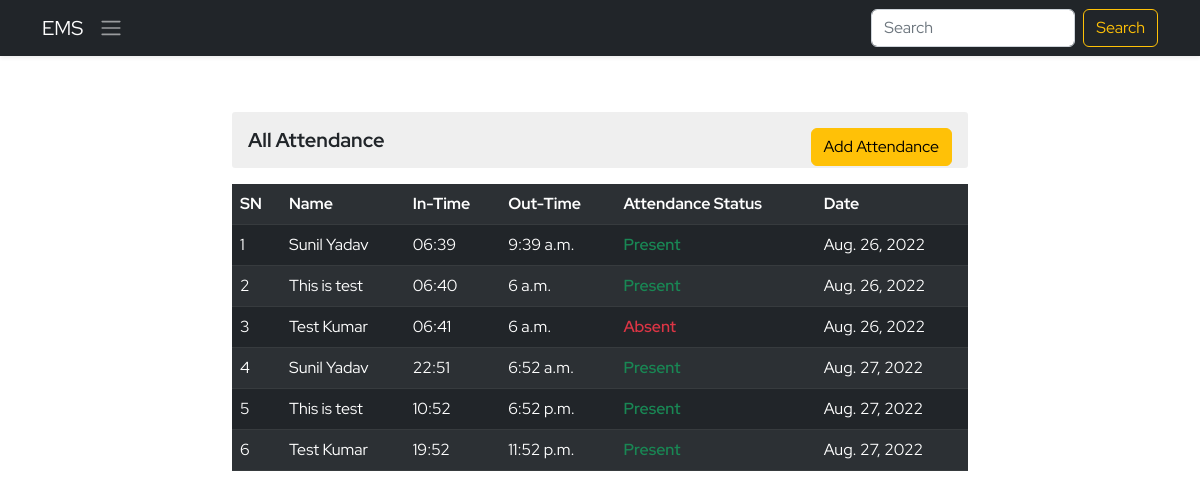
Page /ems/attendance on the earlier database version.
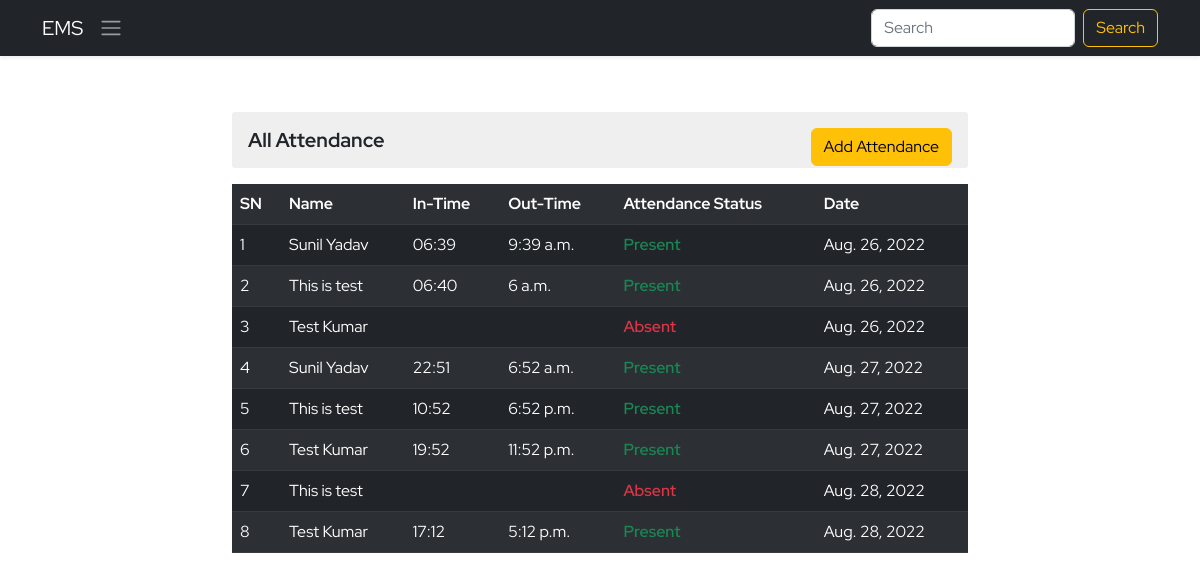
Same page on the later database version.
### ems/models.py (models this page shows, shortened)
class Attendance(models.Model):
    employee=models.ForeignKey(Employee,on_delete=models.CASCADE)
    intime=models.TimeField(blank=True, null=True)
    outtime=models.TimeField(blank=True,null=True)
    present=models.BooleanField(default=False)
    date=models.DateField()

class Employee(models.Model):
    empid=models.AutoField(primary_key=True)
    user=models.OneToOneField(User,on_delete=models.CASCADE)
    name=models.CharField(max_length=50)
    father_name=models.CharField(max_length=50)
    dob=models.DateField()
    email=models.EmailField(max_length=100)
    mobile_no=models.IntegerField()
    emergency_mobile_no=models.IntegerField(null=True,blank=True)
    address=models.OneToOneField(Address, on_delete=models.CASCADE,blank=True, null=True,)
    designation=models.CharField(max_length=70)
    role=models.ForeignKey(Role, on_delete=models.SET_NULL,blank=True, null=True,)
    department=models.ForeignKey(Department, on_delete=models.SET_NULL,blank=True, null=True,)
    joining_date=models.DateField()
    status=models.CharField(max_length=15)

### ems/views.py (the view, shortened to what this page needs)
# urls.py: path('attendance',attendance,name='attendance'),
def attendance(request):
    context={}
    try:
        em_list=list()
        employees=Employee.objects.all()
        attendances=Attendance.objects.all()
        for item in employees:
            if item.status == 'Working':
                em_list.append(item)
        context['attendances']=attendances
        context['employees']=em_list
    except Exception as e:
        print('Attendance Exception ',e)
    return render(request,'ems/attendance.html',context)

### ems/templates/ems/attendance.html (shortened to what this page needs)
{% extends './base.html' %}
{% block body %}
<section class="py-4">
    <div class="container">
        <div class="row d-flex justify-content-center">
            <div class="col-sm-8 my-3 col-12">
                <h3 class="derpartment-title my-3">All Attendance <button type="button" class="btn btn-warning float-end" data-bs-toggle="modal" data-bs-target="#exampleModal">
                    Add Attendance
                </button></h3>
                <table class="table table-dark table-striped">
                    <tr>
                        <th>SN</th>
                        <th>Name</th>
                        <th>In-Time</th>
                        <th>Out-Time</th>
                        <th>Attendance Status</th>
                        <th>Date</th>
                    </tr>
                    {% for item in attendances %}
                    <tr>
                        <td>{{forloop.counter}}</td>
                        <td>{{item.employee.name}}</td>
                        <td>{{item.intime | time:"H:i"}}</td>
                        <td>{{item.outtime | time}}</td>
                        {% if  item.present %}
                        <td class="text-success fw-semibold">Present</td>
                        {% else %}
                        <td class="text-danger fw-semibold">Absent</td>
                           {% endif %}
                        <td>{{item.date}}</td>
                    </tr>
                    {% endfor %}
                  </table>
            </div>
        </div>
    </div>
</section>
{% endblock body %}

Differences in the rows shown:
changed Attendance (number 3 of 8 on the later page): intime "06:41" → (not shown); outtime "6 a.m." → (not shown)
added Attendance: employee.name "This is test", present "Absent", date "Aug. 28, 2022"
added Attendance: employee.name "Test Kumar", intime "17:12", outtime "5:12 p.m.", present "Present", date "Aug. 28, 2022"
